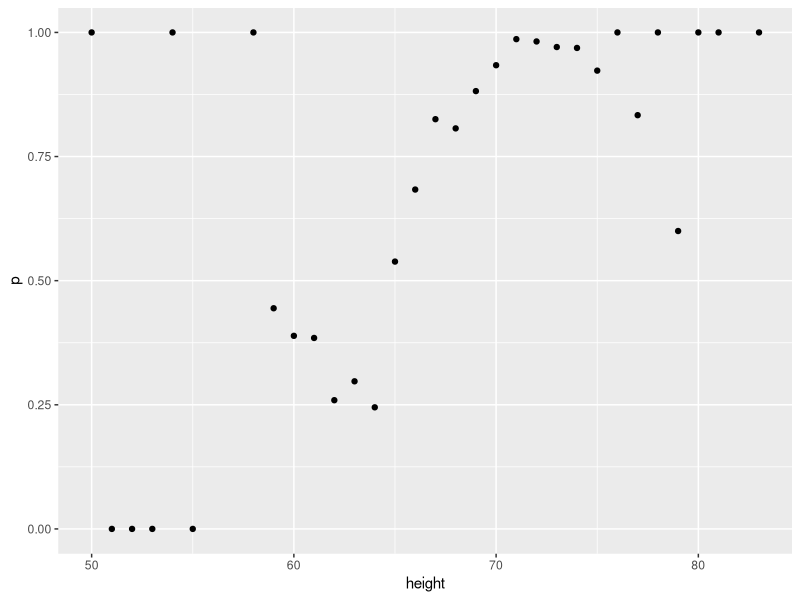
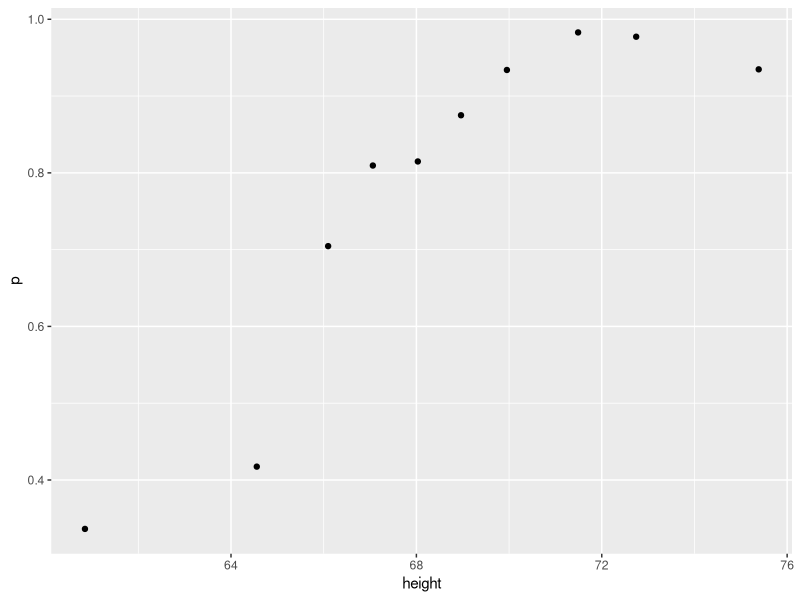
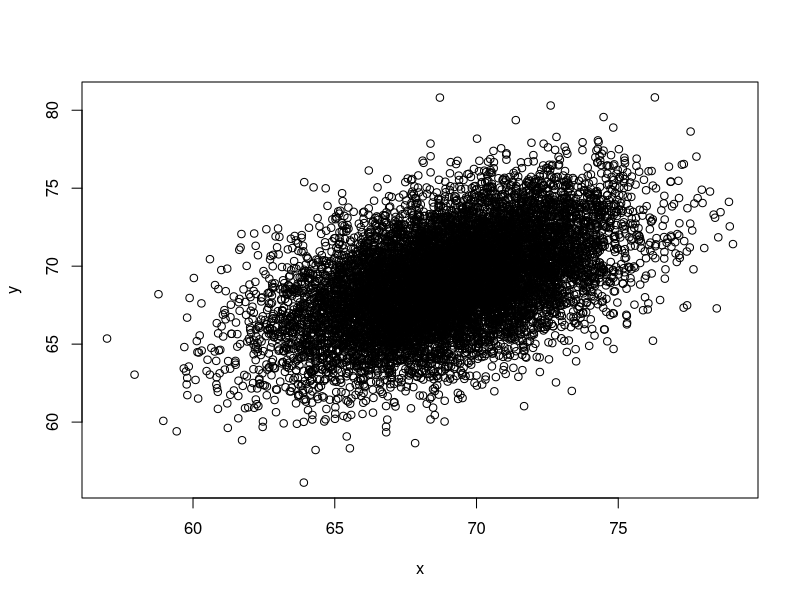
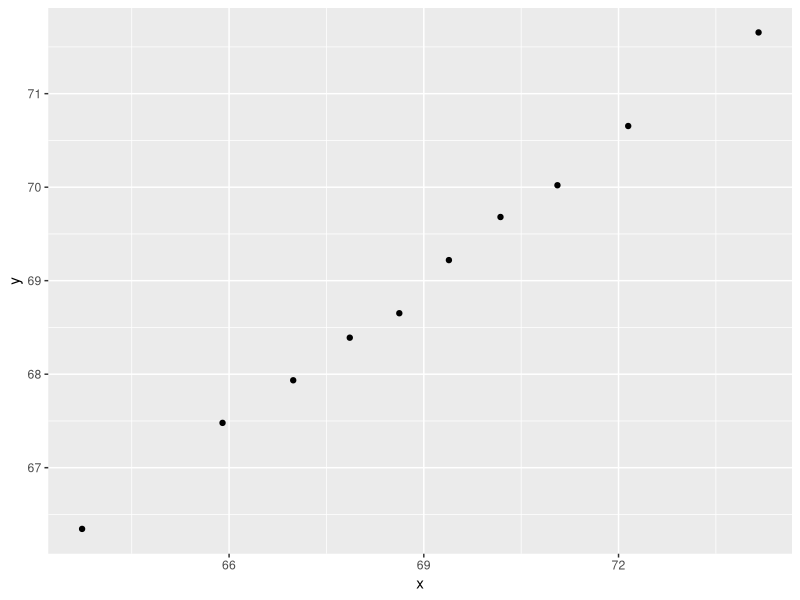

Recreate these plots in R, in order.
library(dslabs)
library(tidyverse)
data("heights")
heights %>% 
  mutate(height = round(height)) %>%
  group_by(height) %>%
  summarize(p = mean(sex == "Male")) %>%
qplot(height, p, data =.)


ps <- seq(0, 1, 0.1)
heights %>% 
  mutate(g = cut(height, quantile(height, ps), include.lowest = TRUE)) %>%
  group_by(g) %>%
  summarize(p = mean(sex == "Male"), height = mean(height)) %>%
  qplot(height, p, data =.)

library(MASS)
Sigma <- 9*matrix(c(1,0.5,0.5,1), 2, 2)
dat <- MASS::mvrnorm(n = 10000, c(69, 69), Sigma) %>%
  data.frame() %>% setNames(c("x", "y"))
plot(dat)

ps <- seq(0, 1, 0.1)
dat %>% 
  mutate(g = cut(x, quantile(x, ps), include.lowest = TRUE)) %>%
  group_by(g) %>%
  summarize(y = mean(y), x = mean(x)) %>%
  qplot(x, y, data =.)
